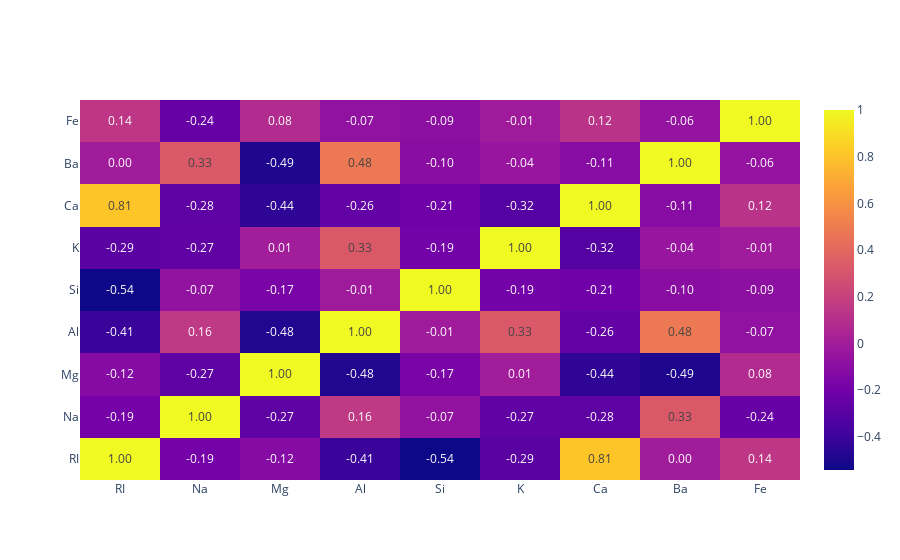

The code cell stored with this chart in its notebook:
### Code cell
import plotly.graph_objects as go
import numpy as np

correlation = X.corr()
fig = go.Figure()
fig.add_trace(
    go.Heatmap(
        x = correlation.columns,
        y = correlation.index,
        z = np.array(correlation),
        text=correlation.values,
        texttemplate='%{text:.2f}'
    )
)

fig.show()
